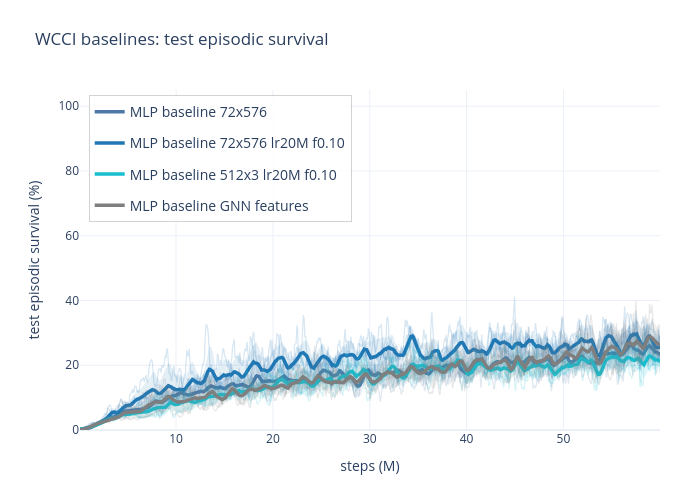

Here is the notebook cell this chart was saved with:
### Markdown cell above
## WCCI Baseline Comparison

Compare the three baseline variants downloaded in `wcci_baseline_2`.

### Code cell
# wcci_baseline_result = plot_wcci_comparison("WCCI baselines")
# wcci_baseline_result["fig"]
# Optional smoothing example:
wcci_baseline_result = plot_wcci_comparison("WCCI baselines", mean_rollout=True, mean_rollout_window=9, fig_size=(700, 500))

### Figure 1 — Plotly figure (JSON) as saved in the notebook; plotly's stock layout.template omitted (floating-point values rounded to 4 significant figures; data arrays with more than 128 entries replaced by an {"elided": "..."} marker saying what was removed)
{"data": [{"hovertemplate": "<b>MLP baseline 72x576</b><br>run=wcci_mlp_baseline_72x576_s0<br>step=%{x:.2f}M<br>survival=%{y:.2f}%<extra></extra>", "legendgroup": "MLP baseline 72x576", "line": {"color": "#4e79a7", "width": 1.2}, "mode": "lines", "name": "MLP baseline 72x576 seed 0", "opacity": 0.18, "showlegend": false, "type": "scatter", "x": {"elided": "723 float values"}, "y": {"elided": "723 float values"}}, {"hovertemplate": "<b>MLP baseline 72x576</b><br>run=wcci_mlp_baseline_72x576_s1<br>step=%{x:.2f}M<br>survival=%{y:.2f}%<extra></extra>", "legendgroup": "MLP baseline 72x576", "line": {"color": "#4e79a7", "width": 1.2}, "mode": "lines", "name": "MLP baseline 72x576 seed 1", "opacity": 0.18, "showlegend": false, "type": "scatter", "x": {"elided": "723 float values"}, "y": {"elided": "723 float values"}}, {"hovertemplate": "<b>MLP baseline 72x576</b><br>run=wcci_mlp_baseline_72x576_s2<br>step=%{x:.2f}M<br>survival=%{y:.2f}%<extra></extra>", "legendgroup": "MLP baseline 72x576", "line": {"color": "#4e79a7", "width": 1.2}, "mode": "lines", "name": "MLP baseline 72x576 seed 2", "opacity": 0.18, "showlegend": false, "type": "scatter", "x": {"elided": "723 float values"}, "y": {"elided": "723 float values"}}, {"fill": "toself", "fillcolor": "#4e79a7", "hoverinfo": "skip", "legendgroup": "MLP baseline 72x576", "line": {"color": "rgba(255,255,255,0)"}, "opacity": 0.12, "showlegend": false, "type": "scatter", "x": {"elided": "1446 float values"}, "y": {"elided": "1446 float values"}}, {"customdata": {"elided": "723x2 mixed values"}, "hovertemplate": "<b>MLP baseline 72x576</b><br>step=%{x:.2f}M<br>mean survival=%{y:.2f}%<br>n_seeds=%{customdata[0]}<br>seeds=%{customdata[1]}<extra></extra>", "legendgroup": "MLP baseline 72x576", "line": {"color": "#4e79a7", "width": 3.5}, "mode": "lines", "name": "MLP baseline 72x576", "type": "scatter", "x": {"elided": "723 float values"}, "y": {"elided": "723 float values"}}, {"hovertemplate": "<b>MLP baseline 72x576 lr20M f0.10</b><br>run=wcci_mlp_baseline_72x576_lr20m_f010_s0<br>step=%{x:.2f}M<br>survival=%{y:.2f}%<extra></extra>", "legendgroup": "MLP baseline 72x576 lr20M f0.10", "line": {"color": "#1f77b4", "width": 1.2}, "mode": "lines", "name": "MLP baseline 72x576 lr20M f0.10 seed 0", "opacity": 0.18, "showlegend": false, "type": "scatter", "x": {"elided": "723 float values"}, "y": {"elided": "723 float values"}}, {"hovertemplate": "<b>MLP baseline 72x576 lr20M f0.10</b><br>run=wcci_mlp_baseline_72x576_lr20m_f010_s1<br>step=%{x:.2f}M<br>survival=%{y:.2f}%<extra></extra>", "legendgroup": "MLP baseline 72x576 lr20M f0.10", "line": {"color": "#1f77b4", "width": 1.2}, "mode": "lines", "name": "MLP baseline 72x576 lr20M f0.10 seed 1", "opacity": 0.18, "showlegend": false, "type": "scatter", "x": {"elided": "723 float values"}, "y": {"elided": "723 float values"}}, {"hovertemplate": "<b>MLP baseline 72x576 lr20M f0.10</b><br>run=wcci_mlp_baseline_72x576_lr20m_f010_s2<br>step=%{x:.2f}M<br>survival=%{y:.2f}%<extra></extra>", "legendgroup": "MLP baseline 72x576 lr20M f0.10", "line": {"color": "#1f77b4", "width": 1.2}, "mode": "lines", "name": "MLP baseline 72x576 lr20M f0.10 seed 2", "opacity": 0.18, "showlegend": false, "type": "scatter", "x": {"elided": "723 float values"}, "y": {"elided": "723 float values"}}, {"fill": "toself", "fillcolor": "#1f77b4", "hoverinfo": "skip", "legendgroup": "MLP baseline 72x576 lr20M f0.10", "line": {"color": "rgba(255,255,255,0)"}, "opacity": 0.12, "showlegend": false, "type": "scatter", "x": {"elided": "1446 float values"}, "y": {"elided": "1446 float values"}}, {"customdata": {"elided": "723x2 mixed values"}, "hovertemplate": "<b>MLP baseline 72x576 lr20M f0.10</b><br>step=%{x:.2f}M<br>mean survival=%{y:.2f}%<br>n_seeds=%{customdata[0]}<br>seeds=%{customdata[1]}<extra></extra>", "legendgroup": "MLP baseline 72x576 lr20M f0.10", "line": {"color": "#1f77b4", "width": 3.5}, "mode": "lines", "name": "MLP baseline 72x576 lr20M f0.10", "type": "scatter", "x": {"elided": "723 float values"}, "y": {"elided": "723 float values"}}, {"hovertemplate": "<b>MLP baseline 512x3 lr20M f0.10</b><br>run=wcci_mlp_baseline_512x512x512_72x576_lr20m_f010_s0<br>step=%{x:.2f}M<br>survival=%{y:.2f}%<extra></extra>", "legendgroup": "MLP baseline 512x3 lr20M f0.10", "line": {"color": "#17becf", "width": 1.2}, "mode": "lines", "name": "MLP baseline 512x3 lr20M f0.10 seed 0", "opacity": 0.18, "showlegend": false, "type": "scatter", "x": {"elided": "723 float values"}, "y": {"elided": "723 float values"}}, {"hovertemplate": "<b>MLP baseline 512x3 lr20M f0.10</b><br>run=wcci_mlp_baseline_512x512x512_72x576_lr20m_f010_s1<br>step=%{x:.2f}M<br>survival=%{y:.2f}%<extra></extra>", "legendgroup": "MLP baseline 512x3 lr20M f0.10", "line": {"color": "#17becf", "width": 1.2}, "mode": "lines", "name": "MLP baseline 512x3 lr20M f0.10 seed 1", "opacity": 0.18, "showlegend": false, "type": "scatter", "x": {"elided": "723 float values"}, "y": {"elided": "723 float values"}}, {"hovertemplate": "<b>MLP baseline 512x3 lr20M f0.10</b><br>run=wcci_mlp_baseline_512x512x512_72x576_lr20m_f010_s2<br>step=%{x:.2f}M<br>survival=%{y:.2f}%<extra></extra>", "legendgroup": "MLP baseline 512x3 lr20M f0.10", "line": {"color": "#17becf", "width": 1.2}, "mode": "lines", "name": "MLP baseline 512x3 lr20M f0.10 seed 2", "opacity": 0.18, "showlegend": false, "type": "scatter", "x": {"elided": "723 float values"}, "y": {"elided": "723 float values"}}, {"fill": "toself", "fillcolor": "#17becf", "hoverinfo": "skip", "legendgroup": "MLP baseline 512x3 lr20M f0.10", "line": {"color": "rgba(255,255,255,0)"}, "opacity": 0.12, "showlegend": false, "type": "scatter", "x": {"elided": "1446 float values"}, "y": {"elided": "1446 float values"}}, {"customdata": {"elided": "723x2 mixed values"}, "hovertemplate": "<b>MLP baseline 512x3 lr20M f0.10</b><br>step=%{x:.2f}M<br>mean survival=%{y:.2f}%<br>n_seeds=%{customdata[0]}<br>seeds=%{customdata[1]}<extra></extra>", "legendgroup": "MLP baseline 512x3 lr20M f0.10", "line": {"color": "#17becf", "width": 3.5}, "mode": "lines", "name": "MLP baseline 512x3 lr20M f0.10", "type": "scatter", "x": {"elided": "723 float values"}, "y": {"elided": "723 float values"}}, {"hovertemplate": "<b>MLP baseline GNN features</b><br>run=wcci_baseline_gnn_features_72x576_s0<br>step=%{x:.2f}M<br>survival=%{y:.2f}%<extra></extra>", "legendgroup": "MLP baseline GNN features", "line": {"color": "#7f7f7f", "width": 1.2}, "mode": "lines", "name": "MLP baseline GNN features seed 0", "opacity": 0.18, "showlegend": false, "type": "scatter", "x": {"elided": "723 float values"}, "y": {"elided": "723 float values"}}, {"hovertemplate": "<b>MLP baseline GNN features</b><br>run=wcci_baseline_gnn_features_72x576_s1<br>step=%{x:.2f}M<br>survival=%{y:.2f}%<extra></extra>", "legendgroup": "MLP baseline GNN features", "line": {"color": "#7f7f7f", "width": 1.2}, "mode": "lines", "name": "MLP baseline GNN features seed 1", "opacity": 0.18, "showlegend": false, "type": "scatter", "x": {"elided": "723 float values"}, "y": {"elided": "723 float values"}}, {"hovertemplate": "<b>MLP baseline GNN features</b><br>run=wcci_baseline_gnn_features_72x576_s2<br>step=%{x:.2f}M<br>survival=%{y:.2f}%<extra></extra>", "legendgroup": "MLP baseline GNN features", "line": {"color": "#7f7f7f", "width": 1.2}, "mode": "lines", "name": "MLP baseline GNN features seed 2", "opacity": 0.18, "showlegend": false, "type": "scatter", "x": {"elided": "723 float values"}, "y": {"elided": "723 float values"}}, {"fill": "toself", "fillcolor": "#7f7f7f", "hoverinfo": "skip", "legendgroup": "MLP baseline GNN features", "line": {"color": "rgba(255,255,255,0)"}, "opacity": 0.12, "showlegend": false, "type": "scatter", "x": {"elided": "1446 float values"}, "y": {"elided": "1446 float values"}}, {"customdata": {"elided": "723x2 mixed values"}, "hovertemplate": "<b>MLP baseline GNN features</b><br>step=%{x:.2f}M<br>mean survival=%{y:.2f}%<br>n_seeds=%{customdata[0]}<br>seeds=%{customdata[1]}<extra></extra>", "legendgroup": "MLP baseline GNN features", "line": {"color": "#7f7f7f", "width": 3.5}, "mode": "lines", "name": "MLP baseline GNN features", "type": "scatter", "x": {"elided": "723 float values"}, "y": {"elided": "723 float values"}}], "layout": {"height": 500, "hovermode": "x unified", "legend": {"bgcolor": "rgba(255,255,255,0.88)", "bordercolor": "rgba(80,80,80,0.25)", "borderwidth": 1, "font": {"size": 14}, "x": 0.015, "xanchor": "left", "y": 0.985, "yanchor": "top"}, "margin": {"b": 70, "l": 80, "r": 40, "t": 90}, "title": {"text": "WCCI baselines: test episodic survival"}, "width": 700, "xaxis": {"title": {"text": "steps (M)"}}, "yaxis": {"range": [0, 105], "title": {"text": "test episodic survival (%)"}}}}
